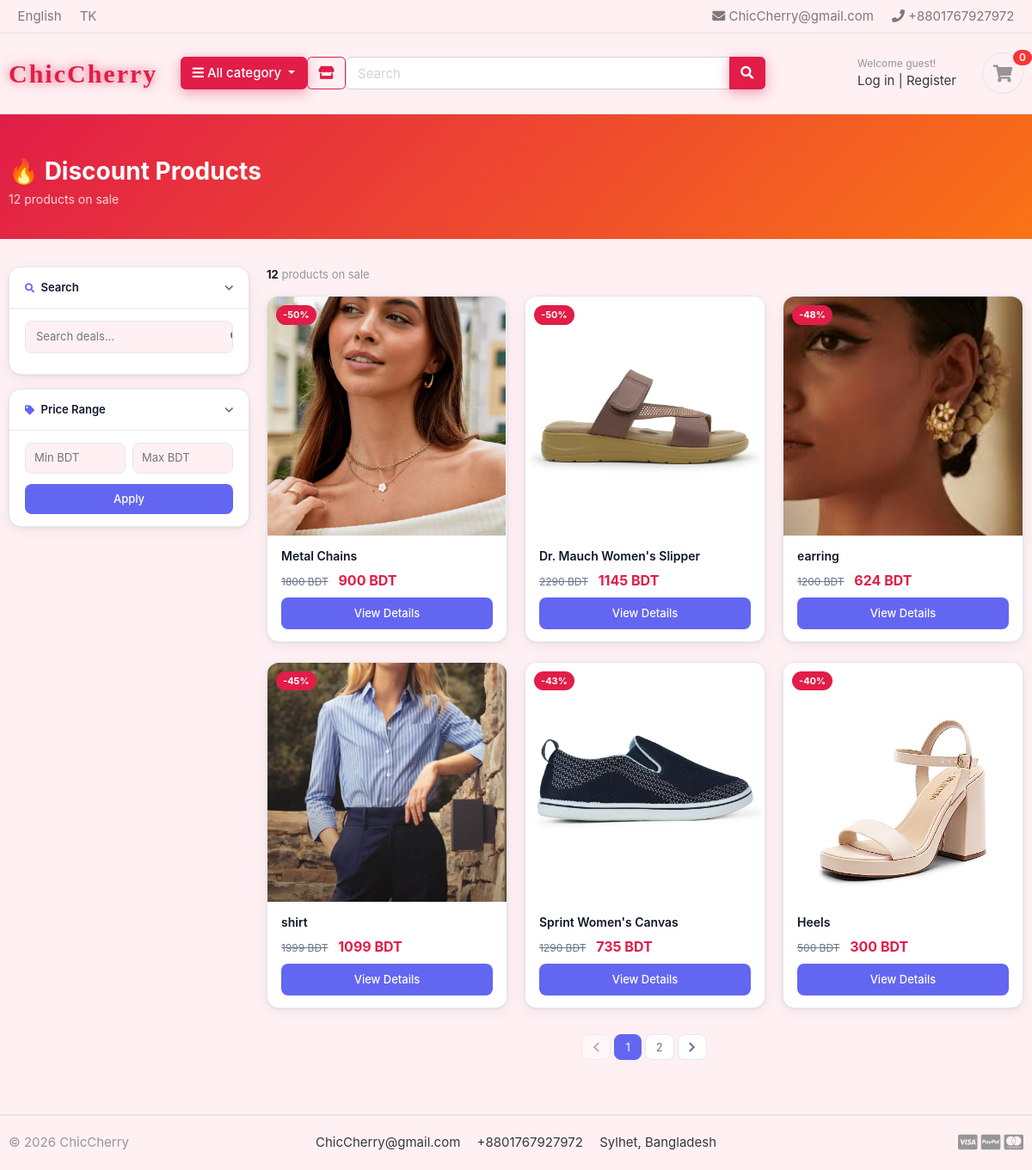
Screenshot of /store/discounts/ with the database file from the repository.
### store/models.py (models this page shows, shortened)
class FooterSettings(models.Model):
    logo_text    = models.CharField(max_length=100, default='ChicCherry')
    header_email = models.EmailField(default='ChicCherry@gmail.com')
    header_phone = models.CharField(max_length=30, default='+8801701020304')
    email        = models.EmailField(default='ChicCherry@gmail.com')
    phone        = models.CharField(max_length=30, default='+8801701020304')
    address      = models.CharField(max_length=200, default='Sylhet, Bangladesh')
    copy         = models.CharField(max_length=200, default='© 2025 ChicCherry')
    show_visa    = models.BooleanField(default=True)
    show_paypal  = models.BooleanField(default=True)
    show_master  = models.BooleanField(default=True)
    show_amex    = models.BooleanField(default=False)
    show_stripe  = models.BooleanField(default=False)
    class Meta:
        verbose_name = verbose_name_plural = 'Footer Settings'
    @classmethod
    def get(cls):
        obj, _ = cls.objects.get_or_create(pk=1)
        return obj

class Product(models.Model):
    product_name    = models.CharField(max_length=200, unique=True)
    slug            = models.SlugField(max_length=200, unique=True)
    description     = models.TextField(max_length=500, blank=True)
    price           = models.IntegerField()
    discount_percent = models.PositiveIntegerField(default=0, help_text='Discount percentage (0 = no discount)')
    images          = models.ImageField(upload_to='photos/products')
    stock           = models.IntegerField()
    is_available    = models.BooleanField(default=True)
    category        = models.ForeignKey(Category, on_delete=models.CASCADE)
    created_date    = models.DateTimeField(auto_now_add=True)
    modified_date   = models.DateTimeField(auto_now=True)
    @property
    def discounted_price(self):
        if self.discount_percent > 0:
            return int(self.price * (100 - self.discount_percent) / 100)
        return self.price
    def get_url(self):
        return reverse('product_detail_slug', args=[self.category.slug, self.slug])

### store/views.py (the view)
# urls.py: path('discounts/', views.discount_products, name='discount_products'),
def discount_products(request):
    products = Product.objects.filter(is_available=True, discount_percent__gt=0)
    keyword = request.GET.get('keyword')
    if keyword:
        products = products.filter(Q(product_name__icontains=keyword))
    min_price = request.GET.get('min_price')
    max_price = request.GET.get('max_price')
    products = list(products.order_by('-discount_percent'))
    if min_price:
        min_price = int(min_price)
        products = [p for p in products if p.discounted_price >= min_price]
    if max_price:
        max_price = int(max_price)
        products = [p for p in products if p.discounted_price <= max_price]
    paginator = Paginator(products, 6)
    page = request.GET.get('page')
    paged_products = paginator.get_page(page)
    query_params = request.GET.copy()
    if 'page' in query_params:
        del query_params['page']
    from urllib.parse import urlencode
    params = urlencode(query_params)
    context = {
        'products': paged_products,
        'product_count': len(products),
        'links': Category.objects.all(),
        'keyword': keyword,
        'min_price': min_price,
        'max_price': max_price,
        'params': params,
    }
    return render(request, 'store/discount_products.html', context)

### category/models.py (called while the page is built)
    def get_url(self):
        return reverse('products_by_category', args=[self.slug])

### ecommerce/context_processors.py (called while the page is built)
def footer_settings(request):
    from store.models import FooterSettings, PaymentMethod
    return {
        'footer': FooterSettings.get(),
        'footer_payment_methods': PaymentMethod.objects.filter(is_active=True),
    }

def cart_counter(request):
    cart_count = 0
    if 'admin' in request.path:
        return {}
    else:
        try:
            if request.user.is_authenticated:
                cart_items = CartItem.objects.all().filter(user=request.user, is_active=True)
            else:
                cart = Cart.objects.get(cart_id=_cart_id(request))
                cart_items = CartItem.objects.all().filter(cart=cart, is_active=True)
            for cart_item in cart_items:
                cart_count += cart_item.quantity
        except Cart.DoesNotExist:
            cart_count = 0
    return dict(cart_count=cart_count)

def _cart_id(request):
    cart = request.session.session_key
    if not cart:
        cart = request.session.create()
    return cart

### ecommerce/templates/store/discount_products.html (shortened to what this page needs)
{% extends 'base.html' %}
{% load static %}
{% block content %}
<div class="store-hero">
  <div class="container">
    <h1>🔥 Discount Products</h1>
    <p>{{ product_count }} product{{ product_count|pluralize }} on sale</p>
  </div>
</div>
<div class="store-body">
  <div class="container">
    <div class="row">
      <aside class="col-lg-3 col-md-4 mb-4">
        <div class="filter-card">
          <div class="filter-card-header" onclick="toggleFilter(this, 'collapse_search')">
            <span><i class="fas fa-search mr-2" style="color:var(--primary)"></i>Search</span>
            <i class="fas fa-chevron-down"></i>
          </div>
          <div class="filter-card-body" id="collapse_search">
            <form method="get">
              <div class="search-input-wrap">
                <input type="text" name="keyword" placeholder="Search deals..." value="{{ keyword|default:'' }}">
                <button type="submit"><i class="fas fa-search"></i></button>
              </div>
            </form>
          </div>
        </div>
        <div class="filter-card">
          <div class="filter-card-header" onclick="toggleFilter(this, 'collapse_price')">
            <span><i class="fas fa-tag mr-2" style="color:var(--primary)"></i>Price Range</span>
            <i class="fas fa-chevron-down"></i>
          </div>
          <div class="filter-card-body" id="collapse_price">
            <form method="get">
              <div class="price-inputs">
                <input type="number" name="min_price" placeholder="Min BDT" value="{{ min_price|default:'' }}">
                <input type="number" name="max_price" placeholder="Max BDT" value="{{ max_price|default:'' }}">
              </div>
              <button type="submit" class="btn-filter">Apply</button>
            </form>
          </div>
        </div>
      </aside>
      <main class="col-lg-9 col-md-8">
        <p class="text-muted mb-3" style="font-size:13px;">
          <b style="color:var(--text);">{{ product_count }}</b> product{{ product_count|pluralize }} on sale
        </p>
        {% if products %}
        <div class="row">
          {% for product in products %}
          <div class="col-lg-4 col-sm-6 mb-4">
            <div class="product-card">
              <div class="product-img-wrap">
                <a href="{{ product.get_url }}">
                  <img src="{{ product.images.url }}" alt="{{ product.product_name }}">
                </a>
                <span class="discount-badge">-{{ product.discount_percent }}%</span>
              </div>
              <div class="product-body">
                <a href="{{ product.get_url }}" class="product-name">{{ product.product_name }}</a>
                <div class="mb-2">
                  <span class="price-original">{{ product.price }} BDT</span>
                  <span class="price-discounted ml-2">{{ product.discounted_price }} BDT</span>
                </div>
                <a href="{{ product.get_url }}" class="btn-view">View Details</a>
              </div>
            </div>
          </div>
          {% endfor %}
        </div>
        {% if products.has_other_pages %}
        <nav class="mt-2" aria-label="Pagination">
          <ul class="pagination justify-content-center flex-wrap">
            <li class="page-item {% if not products.has_previous %}disabled{% endif %}">
              <a class="page-link" href="{% if products.has_previous %}?{{ params }}&page={{ products.previous_page_number }}{% else %}#{% endif %}">
                <i class="fas fa-chevron-left"></i>
              </a>
            </li>
            {% for i in products.paginator.page_range %}
            <li class="page-item {% if products.number == i %}active{% endif %}">
              <a class="page-link" href="?{{ params }}&page={{ i }}">{{ i }}</a>
            </li>
            {% endfor %}
            <li class="page-item {% if not products.has_next %}disabled{% endif %}">
              <a class="page-link" href="{% if products.has_next %}?{{ params }}&page={{ products.next_page_number }}{% else %}#{% endif %}">
                <i class="fas fa-chevron-right"></i>
              </a>
            </li>
          </ul>
        </nav>
        {% endif %}
        {% endif %}
      </main>
    </div>
  </div>
</div>
{% endblock %}

### ecommerce/templates/includes/navbar.html (shortened to what this page needs)
{% load static %}
<header class="section-header">
  <nav class="navbar p-md-0 navbar-expand-sm navbar-light border-bottom">
    <div class="container">
      <div class="collapse navbar-collapse" id="navbarTop4">
        <ul class="navbar-nav mr-auto">
          <li class="nav-item"><a href="#" class="nav-link">English</a></li>
          <li class="nav-item"><a href="#" class="nav-link">TK</a></li>
        </ul>
        <ul class="navbar-nav">
          <li><a href="mailto:{{ footer.header_email }}" class="nav-link"><i class="fa fa-envelope"></i> {{ footer.header_email }}</a></li>
          <li><a href="tel:{{ footer.header_phone }}" class="nav-link"><i class="fa fa-phone"></i> {{ footer.header_phone }}</a></li>
        </ul>
      </div>
    </div>
  </nav>
  <section class="header-main border-bottom">
    <div class="container">
      <div class="row align-items-center py-2">
        <div class="col-lg-2 col-md-3 col-6">
          <a href="{% url 'home' %}" style="font-family:'Baloo 2',cursive;color:#e11d48;font-size:30px;font-weight:800;letter-spacing:2px;text-decoration:none;text-shadow:0 0 8px rgba(225,29,72,0.5),0 0 20px rgba(225,29,72,0.3);display:inline-block;">
            {{ footer.logo_text }}
          </a>
        </div>
        <div class="col-lg col-md-6 col-12 d-flex align-items-center gap-2 flex-wrap">
          <div class="category-wrap dropdown d-inline-block">
            <button type="button" class="btn btn-primary dropdown-toggle" data-toggle="dropdown">
              <i class="fa fa-bars"></i> All category
            </button>
          </div>
          <a href="{% url 'store' %}" class="btn btn-outline-primary"><i class="fa fa-store"></i></a>
          <form action="{% url 'store' %}" method="get" class="search flex-grow-1">
            <div class="input-group">
              <input type="text" name="keyword" class="form-control" placeholder="Search" value="{{ request.GET.keyword }}">
              <div class="input-group-append">
                <button class="btn btn-primary" type="submit"><i class="fa fa-search"></i></button>
              </div>
            </div>
          </form>
        </div>
        <div class="col-lg-3 col-sm-6 col-6">
          <div class="d-flex justify-content-end align-items-center">
            <div class="widget-header">
              {% if user.is_authenticated %}
                <small class="title text-muted">Welcome {{ user.first_name }}!</small>
                <div>
                  <a href="{% url 'accounts:dashboard' %}">Dashboard</a>
                  <span class="dark-transp">|</span>
                  <a href="{% url 'accounts:logout' %}">Logout</a>
                </div>
              {% else %}
                <small class="title text-muted">Welcome guest!</small>
                <div>
                  <a href="{% url 'accounts:login' %}">Log in</a>
                  <span class="dark-transp">|</span>
                  <a href="{% url 'accounts:register' %}">Register</a>
                </div>
              {% endif %}
            </div>
            <a href="{% url 'carts:cart' %}" class="widget-header pl-3 ml-3">
              <div class="icon icon-sm rounded-circle border"><i class="fa fa-shopping-cart"></i></div>
              <span id="cart-badge" class="badge badge-pill badge-danger notify">{{ cart_count }}</span>
            </a>
          </div>
        </div>
      </div>
    </div>
  </section>
</header>

### ecommerce/templates/includes/footer.html (shortened to what this page needs)
<footer class="section-footer border-top">
	<div class="container">
		<section class="footer-bottom border-top row">
			<div class="col-md-2">
				<p class="text-muted">{{ footer.copy }}</p>
			</div>
			<div class="col-md-8 text-md-center">
				<span class="px-2">{{ footer.email }}</span>
				<span class="px-2">{{ footer.phone }}</span>
				<span class="px-2">{{ footer.address }}</span>
			</div>
			<div class="col-md-2 text-md-right text-muted">
				{% if footer.show_visa %}<i class="fab fa-lg fa-cc-visa"></i>{% endif %}
				{% if footer.show_paypal %}<i class="fab fa-lg fa-cc-paypal"></i>{% endif %}
				{% if footer.show_master %}<i class="fab fa-lg fa-cc-mastercard"></i>{% endif %}
			</div>
		</section>
	</div>
</footer>

### static/css/ui.css (style rules this page uses)
html { font-family: "Inter", sans-serif; font-size: 15px; }
.icon-xs, .icon-sm, .icon-md, .icon-lg { display: inline-block; text-align: center; flex-shrink: 0; flex-grow: 0; }
.icon-sm { width: 48px; height: 48px; line-height: 48px !important; font-size: 20px; }
p:last-child { margin-bottom: 0; }
.header-main { position: relative; padding-top: 1rem; padding-bottom: 1rem; }
.widget-header { display: inline-block; vertical-align: middle; position: relative; }
.widget-header a { color: #343a40; }
.widget-header i { color: #969696; }
.widget-header .title { display: block; }
.widget-header .notify { position: absolute; top: -3px; right: -10px; }
.footer-bottom { padding-top: 20px; padding-bottom: 20px; }
.notify { position: absolute; top: -4px; right: -10px; display: inline-block; padding: 0.25em 0.6em; font-size: 12px; line-height: 1; text-align: center; border-radius: 3rem; color: #fff; background-color: #fa3434; }

### static/css/custom.css (style rules this page uses)
body { background-color: #fff0f3 !important; overflow-x: hidden; }
a.btn-primary, button.btn-primary, input[type="submit"].btn-primary { background-color: #e11d48 !important; border-color: #e11d48 !important; color: #fff !important; box-shadow: 0 4px 15px rgba(225,29,72,0.4) !important; }
.btn-outline-primary { color: #e11d48 !important; border-color: #e11d48 !important; background-color: transparent !important; }

### rows the page displays
FooterSettings: header_email "ChicCherry@gmail.com", header_phone "+8801767927972", logo_text "ChicCherry", copy "© 2026 ChicCherry", email "ChicCherry@gmail.com", phone "+8801767927972", address "Sylhet, Bangladesh"
Product: images (picture), discount_percent "50", product_name "Metal Chains", price "1800", discounted_price "900"
Product: images (picture), discount_percent "50", product_name "Dr. Mauch Women's Slipper", price "2290", discounted_price "1145"
Product: images (picture), discount_percent "48", product_name "earring", price "1200", discounted_price "624"
Product: images (picture), discount_percent "45", product_name "shirt", price "1999", discounted_price "1099"
Product: images (picture), discount_percent "43", product_name "Sprint Women's Canvas", price "1290", discounted_price "735"
Product: images (picture), discount_percent "40", product_name "Heels", price "500", discounted_price "300"

### other values shown
{{ cart_count }} "0"
{{ product_count }} "12"
{{ i }} "1" "2"
